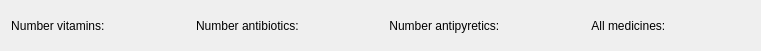
   <widget class="QWidget" name="horizontalLayoutWidget">
    <property name="geometry">
     <rect>
      <x>30</x>
      <y>530</y>
      <width>761</width>
      <height>51</height>
     </rect>
    </property>
    <layout class="QHBoxLayout" name="horizontalLayout_2">
     <item>
      <widget class="QLabel" name="label_3">
       <property name="text">
        <string>Number vitamins: </string>
       </property>
       <property name="alignment">
        <set>Qt::AlignCenter</set>
       </property>
      </widget>
     </item>
     <item>
      <widget class="QLabel" name="count_vitamins">
       <property name="text">
        <string/>
       </property>
      </widget>
     </item>
     <item>
      <widget class="QLabel" name="label_2">
       <property name="text">
        <string>Number antibiotics: </string>
       </property>
       <property name="alignment">
        <set>Qt::AlignCenter</set>
       </property>
      </widget>
     </item>
     <item>
      <widget class="QLabel" name="count_antibiotics">
       <property name="text">
        <string/>
       </property>
      </widget>
     </item>
     <item>
      <widget class="QLabel" name="label_4">
       <property name="text">
        <string>Number antipyretics: </string>
       </property>
       <property name="alignment">
        <set>Qt::AlignCenter</set>
       </property>
      </widget>
     </item>
     <item>
      <widget class="QLabel" name="count_antipyretics">
       <property name="text">
        <string/>
       </property>
      </widget>
     </item>
     <item>
      <widget class="QLabel" name="label">
       <property name="text">
        <string>All medicines: </string>
       </property>
       <property name="alignment">
        <set>Qt::AlignCenter</set>
       </property>
      </widget>
     </item>
     <item>
      <widget class="QLabel" name="all_medicines">
       <property name="text">
        <string/>
       </property>
      </widget>
     </item>
    </layout>
   </widget>
